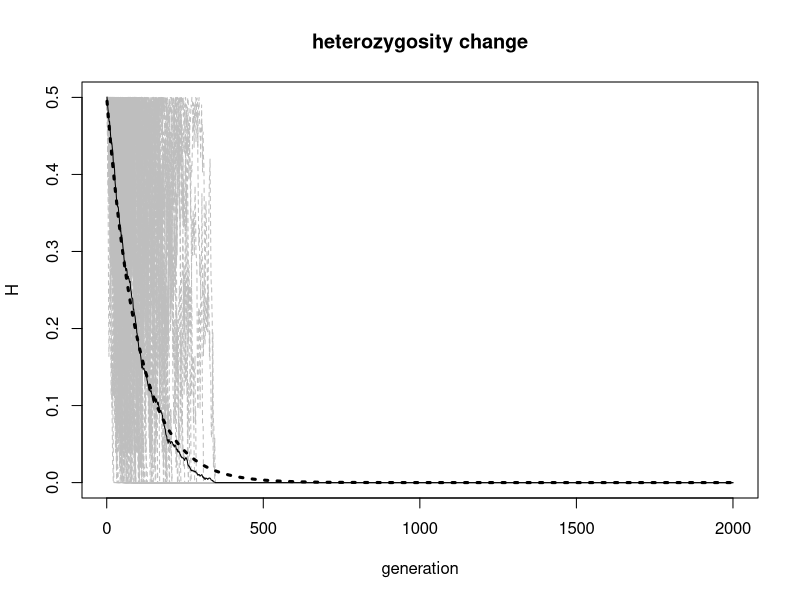
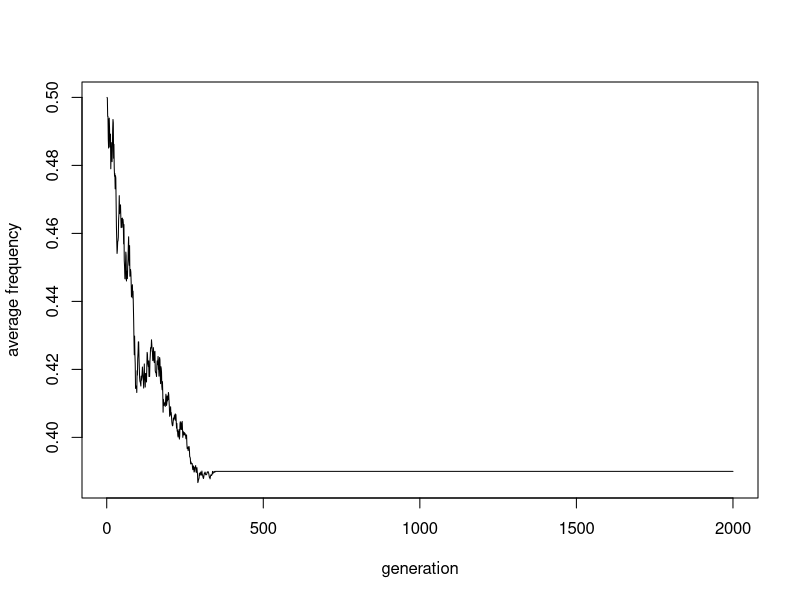
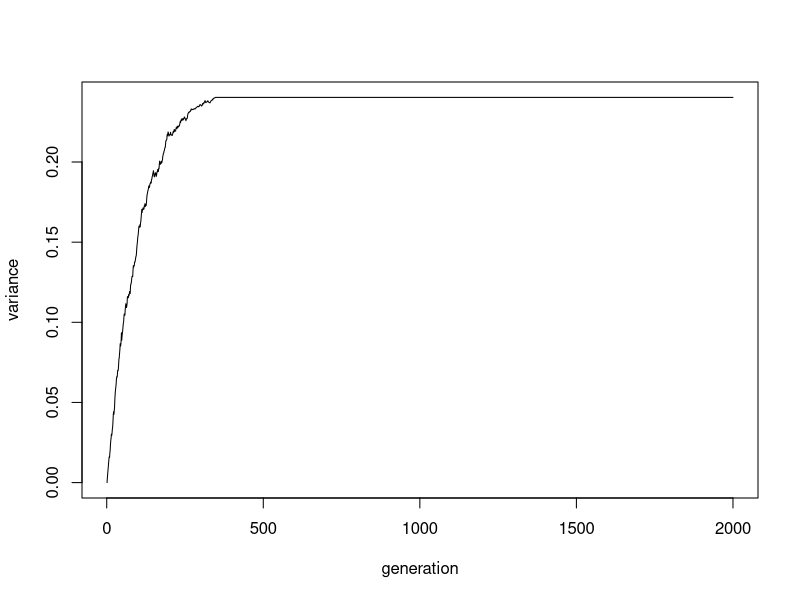

Source code (R) for these figures, in order:
# ---------------------------------------------------------------------------- #
# Parameters:
# Pop size
N <- 100

# Number of generations
ngens <- 2000

# Number of populations
npops <- 100

# ---------------------------------------------------------------------------- #

# Create matrices to store results.
# Each row will be a generation and each column, a population.

# Allele frequencies:
P <- matrix(nrow = ngens, ncol = npops) 

# ---------------------------------------------------------------------------- #

# for each population (N = 10)
for(i in 1:npops) {
  
  pop <- rep(0:1, each = N/2)
  P[1, i] <- mean(pop == 0)
  
  for(j in 2:ngens) {
    pop <- sample(pop, replace = TRUE)
    P[j, i] <- mean(pop == 0)
  }
}

H <- 2 * P * (1-P)

# ---------------------------------------------------------------------------- #

# plotting the heterozygosities:
plot(NA, type = "n", xlim = c(1, ngens), ylim = c(0, 0.5),
     xlab = "generation", ylab = "H", main = "heterozygosity change")

# plot H for each population (columns) individually. Noisy!
apply(H, 2, lines, col = "grey", lty = 2)

# plot the mean across generations (rows)
lines(rowMeans(H))

# Let's also draw the line of the theoretical decrease in the heterozygosity
h_theor <- 0.5 * (1-(1/N))^(1:ngens)
lines(h_theor, lty = 3, lwd = 3)

# ---------------------------------------------------------------------------- #

# plotting the average allele frequency
#### Check: this is not the correct plot
plot(rowMeans(P), type = "l", xlab = "generation", ylab = "average frequency")

# ---------------------------------------------------------------------------- #

# plotting the variance in allele frequency
plot(apply(P, 1, var), type = "l", xlab = "generation", ylab = "variance")
